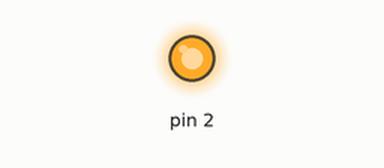
Recording of a sketch running on a simulated Arduino Uno, built with avr-gcc and run on an emulated ATmega328P. On the bench: output pins drawn as LEDs (lit = HIGH).

Above: at 0.1 s.
Timing chart, 0 to 1.6 s (numbered marks = the images above):
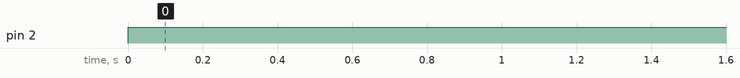

The sketch:

firstLED.ino
```cpp
// Функция setup инициализирует начальные значения
void setup() {
  pinMode(2, OUTPUT); // ← Выполнится ОДИН РАЗ при запуске
  // 2-й цифровой порт будет передавать выходной сигнал
}
// Функция loop выполняется циклически пока подаётся питание
void loop() {
  digitalWrite(2, HIGH); // ← Выполняется ПОСТОЯННО
  // на 2-й цифровой порт будет передан высокий сигнал
}
```

Measured:
- by itself, pin 2: LOW → HIGH at 0.00 s
